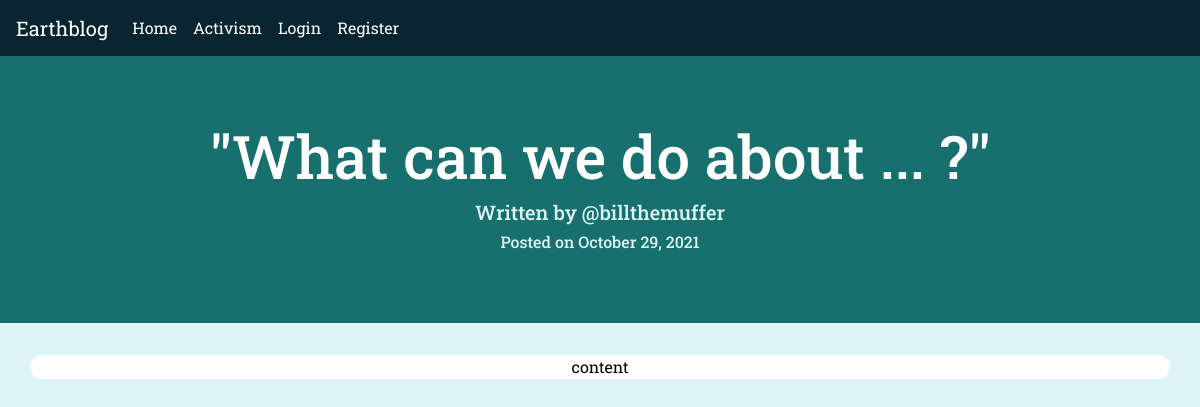
/2, run on the app's committed database.
### earthblog/models.py (models this page shows, shortened)
class BlogPost(db.Model):
    users = db.relationship(User)
    id = db.Column(db.Integer,primary_key=True)
    user_id = db.Column(db.Integer,db.ForeignKey('users.id'),nullable=False)
    date = db.Column(db.DateTime,nullable=False,default=datetime.utcnow)
    title = db.Column(db.String(140),nullable=False)
    text = db.Column(db.Text,nullable=False)

class User(db.Model,UserMixin):
    __tablename__ = 'users'
    id = db.Column(db.Integer,primary_key=True)
    profile_image = db.Column(db.String(64),nullable=False,default=
                    'default_profile.png')
    email = db.Column(db.String(64),unique=True,index=True)
    username = db.Column(db.String(64),unique=True,index=True)
    password_hash = db.Column(db.String(128))
    posts = db.relationship('BlogPost',backref='author',lazy=True)

### earthblog/users/views.py (the view)
@users.route('/<username>')
def user_posts(username):
    page = request.args.get('page',1,type=int)
    user = User.query.filter_by(username=username).first_or_404()
    blog_posts = BlogPost.query.filter_by(author=user).order_by(BlogPost.date.desc()).paginate(page=page,per_page=5)
    return render_template('user_blog_posts.html',blog_posts=blog_posts,user=user)

### earthblog/__init__.py (called while the page is built)
@app.context_processor
def override_url_for():
    return dict(url_for=dated_url_for)

def dated_url_for(endpoint, **values):
    if endpoint == 'static':
        filename = values.get('filename', None)
        if filename:
            file_path = os.path.join(app.root_path,
                                 endpoint, filename)
            values['q'] = int(os.stat(file_path).st_mtime)
    return url_for(endpoint, **values)

### earthblog/blog_posts/views.py (called while the page is built)
@blog_posts.route('/<int:blog_post_id>')
def blog_post(blog_post_id):
    blog_post = BlogPost.query.get_or_404(blog_post_id)
    return render_template('blog_post.html',title=blog_post.title,
                            date=blog_post.date,post=blog_post)

### earthblog/templates/blog_post.html (shortened to what this page needs)
{% extends 'base.html' %}
{% block content %}
<div class="jumbotron jumbotron-fluid">
  <h1 style='font-size:60px;color:white'>"{{title}}"</h1>
  <h5 style='color:#DDF3F5'>Written by @{{post.author.username}}</h5>
  <h6 style='color:#DDF3F5'>Posted on {{post.date.strftime('%B %d, %Y')}}</h6>
</div>
<div style="background-color:white;padding:0px;border-radius:15px" class="container">
  <p>{{post.text}}</p>
</div>
<br><br>
<br><br>
{% endblock %}

### earthblog/static/style.css (style rules this page uses)
h1 { color: white; font-family: 'Roboto Slab', serif; }
h5 { font-family: 'Roboto Slab', serif; }
h6 { color: white; font-family: 'Roboto Slab', serif; }
p { color: black; font-family: 'Roboto Slab', serif; }
body { color: #204051 }
.jumbotron { background-color: #17706E; }
body { background-color: #DDF3F5 }

### data on the page
BlogPost: title "What can we do about ... ?", date "October 29, 2021", text "content"
User: author.username "billthemuffer"
